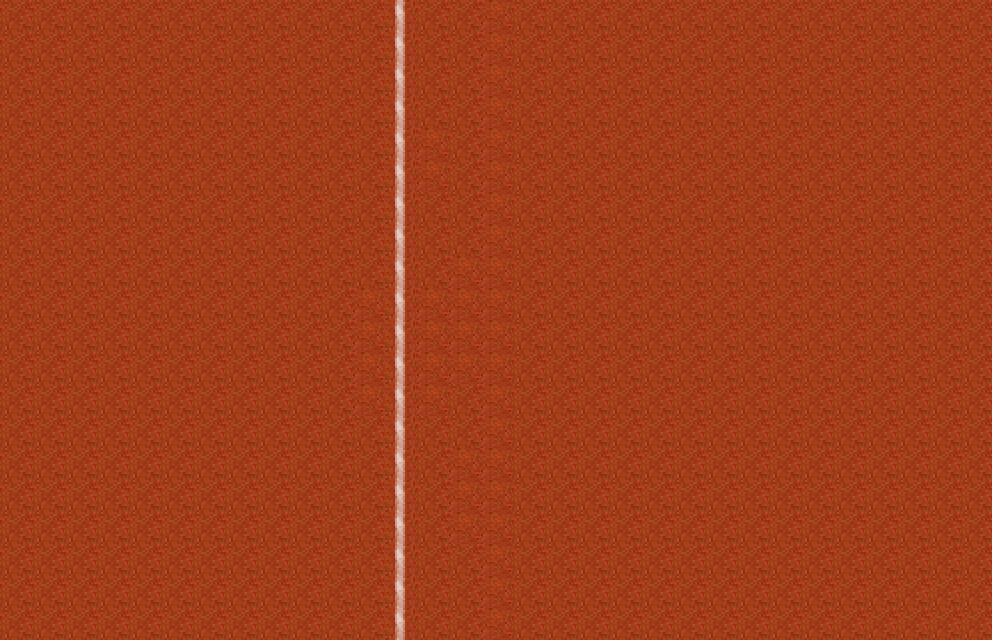

The image is a tile-based game level rendered from a .tmx file. Its description and complete source (layers, tilesets, objects, tile grids) follow:
An orthogonal 31x20 tile map with 32x32 px tiles, 1 tile layer (Court) and 2 objects.

<map version="1.10" tiledversion="1.11.0" orientation="orthogonal" renderorder="right-down" width="31" height="20" tilewidth="32" tileheight="32" infinite="0" nextlayerid="5" nextobjectid="11">
 <editorsettings>
  <export target="court.lua" format="lua" />
 </editorsettings>
 <tileset firstgid="1" name="fancy-court" tilewidth="32" tileheight="32" tilecount="450" columns="25">
  <image source="fancy-court.png" width="800" height="600" />
 </tileset>
 <layer id="1" name="Court" width="31" height="20">
  <data encoding="csv">
84,84,84,84,84,84,84,84,84,84,84,84,163,84,84,109,84,84,84,84,84,84,84,84,84,84,84,84,84,84,84,
84,84,84,84,84,84,84,84,84,84,84,84,163,84,84,109,84,84,84,84,84,84,84,84,84,84,84,84,84,84,84,
84,84,84,84,84,84,84,84,84,84,84,84,163,84,84,109,84,84,84,84,84,84,84,84,84,84,84,84,84,84,84,
84,84,84,84,84,84,84,84,84,84,84,84,163,84,84,109,84,84,84,84,84,84,84,84,84,84,84,84,84,84,84,
84,84,84,84,84,84,84,84,84,84,84,84,163,109,84,109,84,84,84,84,84,84,84,84,84,84,84,84,84,84,84,
84,84,84,84,84,84,84,84,84,84,84,84,163,109,84,109,84,84,84,84,84,84,84,84,84,84,84,84,84,84,84,
84,84,84,84,84,84,84,84,84,84,84,84,163,84,84,109,84,84,84,84,84,84,84,84,84,84,84,84,84,84,84,
84,84,84,84,84,84,84,84,84,84,84,84,163,84,84,109,84,84,84,84,84,84,84,84,84,84,84,84,84,84,84,
84,84,84,84,84,84,84,84,84,84,84,84,163,84,109,109,84,84,84,84,84,84,84,84,84,84,84,84,84,84,84,
84,84,84,84,84,84,84,84,84,84,84,109,163,109,109,109,84,84,84,84,84,84,84,84,84,84,84,84,84,84,84,
84,84,84,84,84,84,84,84,84,84,84,109,163,109,109,109,84,84,84,84,84,84,84,84,84,84,84,84,84,84,84,
84,84,84,84,84,84,84,84,84,84,84,109,163,109,109,109,84,84,84,84,84,84,84,84,84,84,84,84,84,84,84,
84,84,84,84,84,84,84,84,84,84,84,109,163,109,84,109,84,84,84,84,84,84,84,84,84,84,84,84,84,84,84,
84,84,84,84,84,84,84,84,84,84,84,84,163,84,84,109,84,84,84,84,84,84,84,84,84,84,84,84,84,84,84,
84,84,84,84,84,84,84,84,84,84,84,84,163,84,109,109,84,84,84,84,84,84,84,84,84,84,84,84,84,84,84,
84,84,84,84,84,84,84,84,84,84,84,84,163,84,109,109,84,84,84,84,84,84,84,84,84,84,84,84,84,84,84,
84,84,84,84,84,84,84,84,84,84,84,84,163,84,109,109,84,84,84,84,84,84,84,84,84,84,84,84,84,84,84,
84,84,84,84,84,84,84,84,84,84,84,84,163,84,84,109,84,84,84,84,84,84,84,84,84,84,84,84,84,84,84,
84,84,84,84,84,84,84,84,84,84,84,84,163,84,84,109,84,84,84,84,84,84,84,84,84,84,84,84,84,84,84,
84,84,84,84,84,84,84,84,84,84,84,84,163,84,84,109,84,84,84,84,84,84,84,84,84,84,84,84,84,84,84
</data>
 </layer>
 <objectgroup id="2" name="Walls">
  <object id="3" x="8" y="608" width="976" height="24" />
  <object id="4" x="2" y="-17" width="976" height="20" />
 </objectgroup>
</map>
